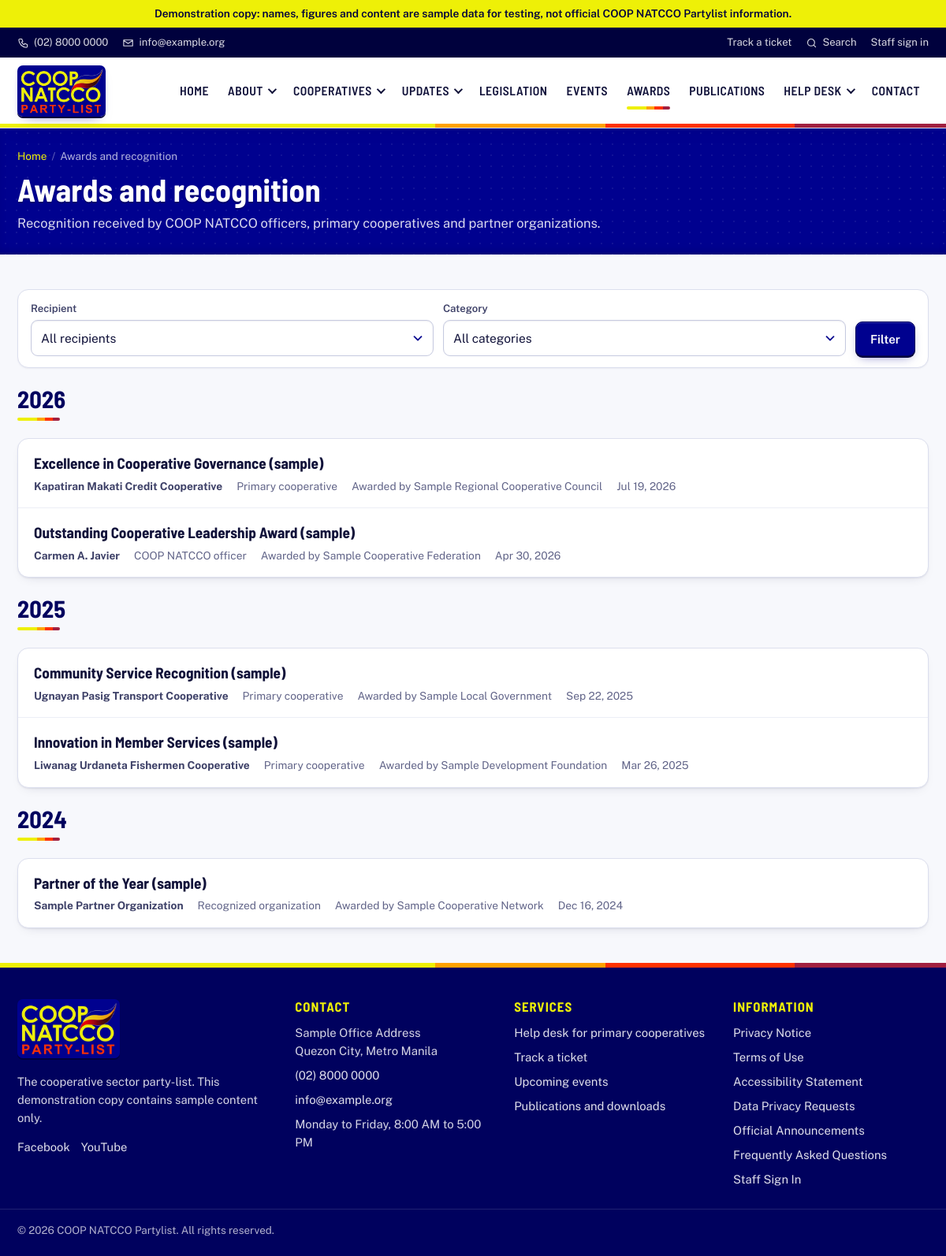
The page /awards.php on the database its author committed.
### tables this page shows
CREATE TABLE menu_items (
  id INT UNSIGNED NOT NULL AUTO_INCREMENT,
  menu_location ENUM('main','footer') NOT NULL DEFAULT 'main',
  parent_id INT UNSIGNED NULL,
  label VARCHAR(80) NOT NULL,
  url VARCHAR(255) NOT NULL,
  sort_order INT NOT NULL DEFAULT 0,
  is_active TINYINT(1) NOT NULL DEFAULT 1,
  opens_new_tab TINYINT(1) NOT NULL DEFAULT 0,
  created_by INT UNSIGNED NULL,
  updated_by INT UNSIGNED NULL,
  created_at DATETIME NOT NULL,
  updated_at DATETIME NULL,
  PRIMARY KEY (id),
  KEY idx_menu_loc (menu_location, parent_id, sort_order),
  CONSTRAINT fk_menu_parent FOREIGN KEY (parent_id) REFERENCES menu_items (id) ON DELETE CASCADE
);

CREATE TABLE awards (
  id INT UNSIGNED NOT NULL AUTO_INCREMENT,
  slug VARCHAR(160) NOT NULL,
  title VARCHAR(191) NOT NULL,
  recipient_type ENUM('officer','cooperative','organization','individual') NOT NULL DEFAULT 'cooperative',
  recipient_name VARCHAR(191) NOT NULL,
  officer_id INT UNSIGNED NULL,
  cooperative_id INT UNSIGNED NULL,
  awarding_institution VARCHAR(191) NOT NULL,
  category_id INT UNSIGNED NULL,
  award_date DATE NULL,
  description MEDIUMTEXT NULL,
  cover_media_id INT UNSIGNED NULL,
  document_media_id INT UNSIGNED NULL,
  status ENUM('draft','in_review','published','archived') NOT NULL DEFAULT 'draft',
  publish_at DATETIME NULL,
  published_at DATETIME NULL,
  reviewed_by INT UNSIGNED NULL,
  created_by INT UNSIGNED NULL,
  updated_by INT UNSIGNED NULL,
  created_at DATETIME NOT NULL,
  updated_at DATETIME NULL,
  archived_at DATETIME NULL,
  PRIMARY KEY (id),
  UNIQUE KEY uq_awards_slug (slug),
  KEY idx_awards_date (award_date),
  KEY idx_awards_status (status),
  CONSTRAINT fk_awards_officer FOREIGN KEY (officer_id) REFERENCES officers (id),
  CONSTRAINT fk_awards_coop FOREIGN KEY (cooperative_id) REFERENCES cooperatives (id),
  CONSTRAINT fk_awards_cat FOREIGN KEY (category_id) REFERENCES content_categories (id),
  CONSTRAINT fk_awards_cover FOREIGN KEY (cover_media_id) REFERENCES media_assets (id),
  CONSTRAINT fk_awards_doc FOREIGN KEY (document_media_id) REFERENCES media_assets (id)
);

### awards.php (the view, shortened to what the rows shown need)
<?php
require __DIR__ . '/includes/bootstrap.php';
require APP_ROOT . '/includes/public.php';
$recip = ['officer' => 'COOP NATCCO officer', 'cooperative' => 'Primary cooperative', 'organization' => 'Recognized organization', 'individual' => 'Individual'];
$p = [];
$w = [pub_where('x', $p)];
$rows = q_all('SELECT x.* FROM awards x WHERE ' . implode(' AND ', $w) . ' ORDER BY x.award_date DESC, x.id DESC LIMIT 200', $p);
$byYear = [];
foreach ($rows as $r) {
    $byYear[$r['award_date'] ? date('Y', strtotime($r['award_date'])) : 'Undated'][] = $r;
}
public_start('Awards and recognition', ['crumbs' => [['Awards and recognition', null]], 'sub' => 'Recognition received by COOP NATCCO officers, primary cooperatives and partner organizations.']);
echo '<div class="wrap section"><form class="pub-filters" method="get"><div class="filter"><label for="aw_r">Recipient</label>' . select_html('recipient', $recip, get('recipient'), ['id' => 'aw_r'], 'All recipients') . '</div>'
    . '<div class="filter"><label for="aw_c">Category</label>' . select_html('category', q_pairs("SELECT id, name FROM content_categories WHERE scope = 'award' AND is_active = 1 ORDER BY sort_order"), get('category'), ['id' => 'aw_c'], 'All categories') . '</div><button class="btn btn-primary" type="submit">Filter</button></form>';
foreach ($byYear as $year => $list) {
    echo '<div class="mt">' . section_head((string) $year) . '<ul class="item-list">';
    foreach ($list as $a) {
        echo '<li><a class="il-title" href="' . e(url('awards.php', ['slug' => $a['slug']])) . '">' . e($a['title']) . '</a><div class="il-meta"><span><strong>' . e($a['recipient_name']) . '</strong></span><span>' . e($recip[$a['recipient_type']]) . '</span><span>Awarded by ' . e($a['awarding_institution']) . '</span>'
            . ($a['award_date'] ? '<span>' . e(fmt_date($a['award_date'])) . '</span>' : '') . '</div></li>';
    }
    echo '</ul></div>';
}
echo '</div>';
public_end();

### includes/layout.php (shortened to what the rows shown need)
<?php
function icon(string $name): string
{
    $d = $paths[$name] ?? $paths['doc'];
    return '<svg class="icon" viewBox="0 0 24 24" aria-hidden="true" focusable="false"><path d="' . $d . '"/></svg>';
}
function public_menu(string $location = 'main'): array
{
    $rows = q_all('SELECT * FROM menu_items WHERE menu_location = ? AND is_active = 1 ORDER BY sort_order, id', [$location]);
    $tree = [];
    $children = [];
    foreach ($rows as $r) {
        if ($r['parent_id']) {
            $children[(int) $r['parent_id']][] = $r;
        } else {
            $tree[] = $r;
        }
    }
    return $tree;
}
function menu_href(string $u): string
{
    return preg_match('#^https?://#i', $u) ? $u : url($u);
}
function public_start(string $title, array $opts = []): void
{
    $desc = $opts['description'] ?? setting('site_description', '');
    $script = basename($_SERVER['SCRIPT_NAME'] ?? 'index.php');
    $isHome = $script === 'index.php' && empty($opts['not_home']);
    $full = $isHome ? site_name() . ' | ' . setting('site_tagline', 'Official Website') : $title . ' | ' . site_name();
    echo '<!doctype html><html lang="en"><head><meta charset="utf-8"><meta name="viewport" content="width=device-width, initial-scale=1">'
        . '<title>' . e($full) . '</title><meta name="description" content="' . e(excerpt($desc, 160)) . '">'
        . '<meta property="og:title" content="' . e($full) . '"><meta property="og:description" content="' . e(excerpt($desc, 160)) . '"><meta property="og:type" content="website">'
        . (!empty($opts['image']) ? '<meta property="og:image" content="' . e(abs_url(ltrim(substr($opts['image'], strlen(base_path())), '/'))) . '">' : '')
        . '<meta name="base-url" content="' . e(base_path()) . '">'
        . '<link rel="icon" href="' . e(asset('img/favicon.ico')) . '"><link rel="apple-touch-icon" href="' . e(asset('img/icon-192.png')) . '"><link rel="manifest" href="' . e(url('manifest.webmanifest')) . '"><meta name="theme-color" content="#00018f">'
        . '<link rel="preload" href="' . e(asset('fonts/public-sans-latin-400-normal.woff2')) . '" as="font" type="font/woff2" crossorigin>'
        . '<link rel="preload" href="' . e(asset('fonts/barlow-semi-condensed-latin-700-normal.woff2')) . '" as="font" type="font/woff2" crossorigin>'
        . '<link rel="stylesheet" href="' . e(asset('css/site.css')) . '"></head><body class="site' . ($isHome ? ' is-home' : '') . '">';
    echo '<header class="masthead"><div class="wrap mh-in"><a class="brand" href="' . e(url('index.php')) . '"><img src="' . e(logo_url()) . '" alt="' . e(site_name()) . ' home" width="110" height="64"></a>'
        . '<button class="nav-toggle" type="button" aria-controls="siteNav" aria-expanded="false">' . icon('menu') . '<span>Menu</span></button>'
        . '<nav class="site-nav" id="siteNav" aria-label="Main"><ul class="nav-list">';
    $current = basename($_SERVER['SCRIPT_NAME'] ?? '');
    foreach (public_menu('main') as $i => $item) {
        $active = basename(strtok($item['url'], '?')) === $current || in_array($current, array_map(fn($c) => basename(strtok($c['url'], '?')), $item['children']), true);
        if ($item['children']) {
            echo '<li class="has-sub' . ($active ? ' active' : '') . '"><button type="button" class="sub-toggle" aria-expanded="false" aria-controls="sub' . $i . '">' . e($item['label']) . '<span class="chev" aria-hidden="true"></span></button><ul class="sub" id="sub' . $i . '">';
            echo '</ul></li>';
        } else {
            echo '<li' . ($active ? ' class="active"' : '') . '><a href="' . e(menu_href($item['url'])) . '"' . ($active ? ' aria-current="page"' : '') . ($item['opens_new_tab'] ? ' target="_blank" rel="noopener"' : '') . '>' . e($item['label']) . '</a></li>';
        }
    }
    echo '</ul></nav></div><div class="brand-stripe" aria-hidden="true"></div></header>';
    echo '<main id="main" tabindex="-1">';
    if (empty($opts['no_bar'])) {
        echo '<div class="page-bar"><div class="wrap">';
        echo '<h1>' . e($opts['h1'] ?? $title) . '</h1>' . (!empty($opts['sub']) ? '<p class="pb-sub">' . $opts['sub'] . '</p>' : '') . '</div></div>';
    }
}
function public_end(): void
{
    echo '</main><footer class="site-foot"><div class="brand-stripe" aria-hidden="true"></div><div class="wrap foot-grid">';
    echo '<div><h2>Contact</h2><ul class="foot-list">';
    echo '</ul></div><div><h2>Services</h2><ul class="foot-list"><li><a href="' . e(url('helpdesk.php')) . '">Help desk for primary cooperatives</a></li><li><a href="' . e(url('helpdesk-track.php')) . '">Track a ticket</a></li><li><a href="' . e(url('events.php')) . '">Upcoming events</a></li><li><a href="' . e(url('publications.php')) . '">Publications and downloads</a></li></ul></div>';
    echo '<div><h2>Information</h2><ul class="foot-list">';
    foreach (public_menu('footer') as $f) {
        echo '<li><a href="' . e(menu_href($f['url'])) . '">' . e($f['label']) . '</a></li>';
    }
    echo '</ul></div></div><div class="wrap foot-bottom"><p>&copy; ' . date('Y') . ' ' . e(site_name()) . '. ' . e(setting('footer_note', 'All rights reserved.')) . '</p></div></footer>';
    echo '<script src="' . e(asset('js/site.js')) . '" defer></script></body></html>';
}

### rows shown on the page
menu_items: label "HOME"
menu_items: label "ABOUT"
menu_items: label "COOPERATIVES"
menu_items: label "UPDATES"
menu_items: label "LEGISLATION"
menu_items: label "EVENTS"
menu_items: label "AWARDS"
menu_items: label "PUBLICATIONS"
menu_items: label "HELP DESK"
menu_items: label "CONTACT"
awards: title "Excellence in Cooperative Governance (sample)", recipient_name "Kapatiran Makati Credit Cooperative", recipient_type "Primary cooperative", awarding_institution "Sample Regional Cooperative Council", award_date "Jul 19, 2026"
awards: title "Outstanding Cooperative Leadership Award (sample)", recipient_name "Carmen A. Javier", recipient_type "COOP NATCCO officer", awarding_institution "Sample Cooperative Federation", award_date "Apr 30, 2026"
awards: title "Community Service Recognition (sample)", recipient_name "Ugnayan Pasig Transport Cooperative", recipient_type "Primary cooperative", awarding_institution "Sample Local Government", award_date "Sep 22, 2025"
awards: title "Innovation in Member Services (sample)", recipient_name "Liwanag Urdaneta Fishermen Cooperative", recipient_type "Primary cooperative", awarding_institution "Sample Development Foundation", award_date "Mar 26, 2025"
awards: title "Partner of the Year (sample)", recipient_name "Sample Partner Organization", recipient_type "Recognized organization", awarding_institution "Sample Cooperative Network", award_date "Dec 16, 2024"
menu_items: label "Privacy Notice"
menu_items: label "Terms of Use"
menu_items: label "Accessibility Statement"
menu_items: label "Data Privacy Requests"
menu_items: label "Official Announcements"
menu_items: label "Frequently Asked Questions"
menu_items: label "Staff Sign In"

### other values the page prints
$demo "Demonstration copy: names, figures and content are sample data for testing, not official COOP NATCCO Partylist information."
$phone "(02) 8000 0000"
$email "info@example.org"
$c[0] "Awards and recognition"
$opts['h1'] "Awards and recognition"
$opts['sub'] "Recognition received by COOP NATCCO officers, primary cooperatives and partner organizations."
$title "2026"
$title "2025"
$title "2024"
setting('footer_about') "The cooperative sector party-list. This demonstration copy contains sample content only."
$l "Facebook YouTube"
$v "Sample Office Address Quezon City, Metro Manila"
$v "(02) 8000 0000"
$v "info@example.org"
$v "Monday to Friday, 8:00 AM to 5:00 PM"
